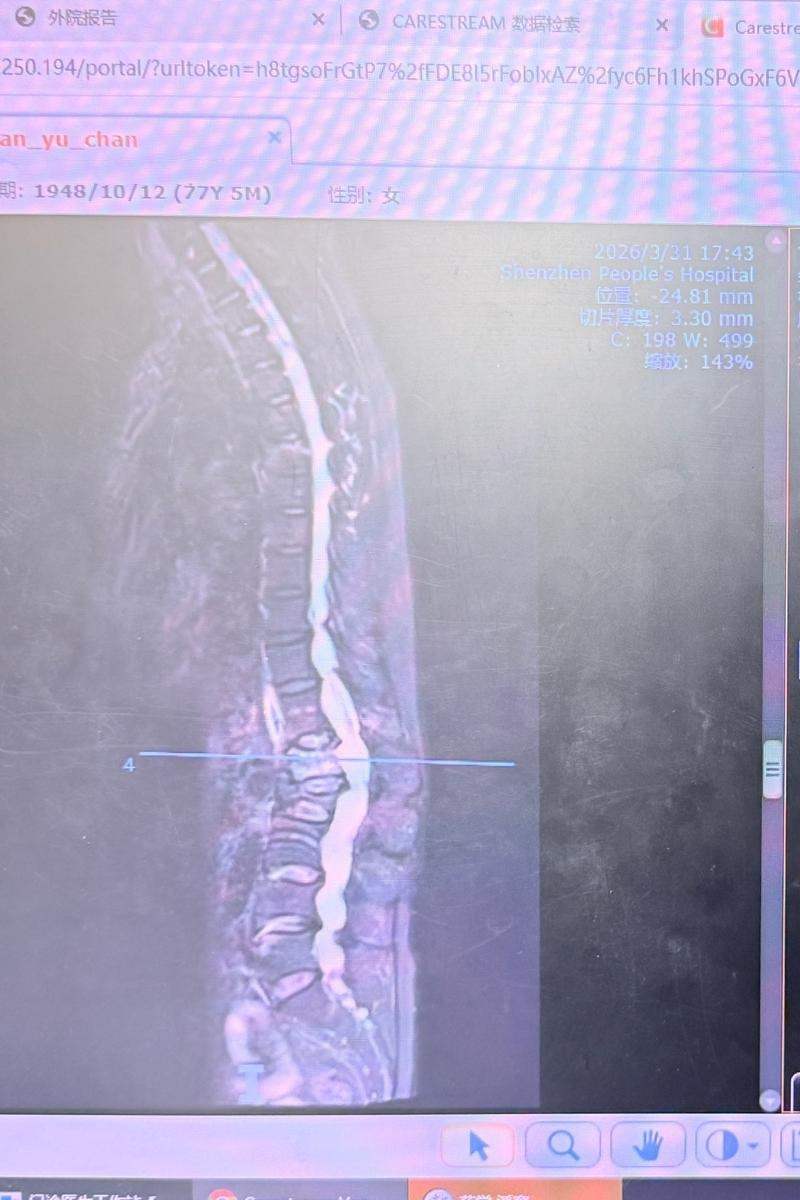
#> input picture temp/spine_pdf/important_2/00_ref_left.jpg, 800 x 1200 px, given in place of 511831d4-9407-48dc-bd5a-79d702e7b368.jpg, which was not available
$ python find_important.py
#> lines starting #> are read from the running program, lines starting #| are printed output that depends on the picture; pictures that were not available may be replaced by others from this repository, and a replacement may not be noted
#!/usr/bin/env python3
"""Fuzzy search for the 2 important images from the Carestream screenshot"""
import os
import numpy as np
from PIL import Image

REF_PATH = '/home/ubuntu/.openclaw/media/inbound/511831d4-9407-48dc-bd5a-79d702e7b368.jpg'
STUDY_DIR = '/home/ubuntu/.openclaw/workspace/data/temp/mri_spine/Patient-YUAN_YU_CHAN/Study-M26031103920-MR-whole-spine^SZ[20260331]'
OUT_DIR = '/home/ubuntu/.openclaw/workspace/data/temp/spine_pdf/important_2'
os.makedirs(OUT_DIR, exist_ok=True)

# Load reference image
ref = Image.open(REF_PATH).convert('RGB')
#> ref is the input picture: PIL image 800x1200 RGB; mean R, G, B 172.7, 166.5, 194.4
ref_np = np.array(ref)
h, w = ref_np.shape[:2]
#> h = 1200; w = 800

# Split left (sagittal) and right (axial) halves
left_ref = ref_np[:, :w//2]
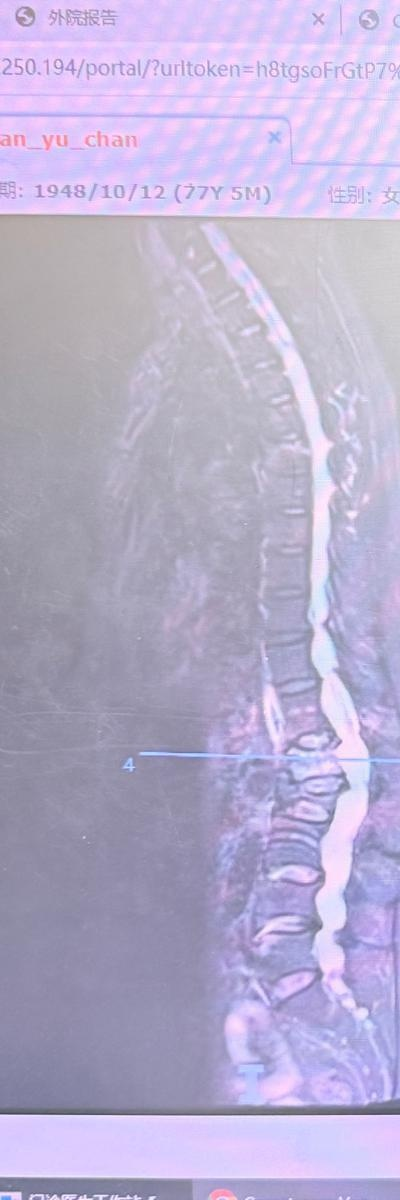
#> left_ref: shape (1200, 400, 3); mean R, G, B 184.7, 175.7, 207.5
right_ref = ref_np[:, w//2:]
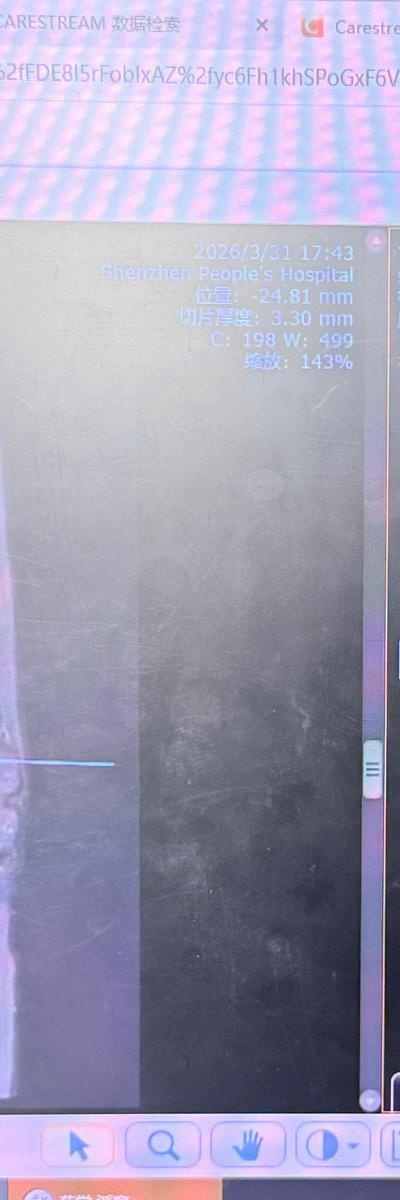
#> right_ref: shape (1200, 400, 3); mean R, G, B 160.8, 157.3, 181.3
print(f'Left (sagittal): {left_ref.shape}, Right (axial): {right_ref.shape}')
#| Left (sagittal): (1200, 400, 3), Right (axial): (1200, 400, 3)

# Resize each reference half to a common target size for comparison
TARGET = (256, 256)
left_256 = np.array(Image.fromarray(left_ref).resize(TARGET, Image.LANCZOS))
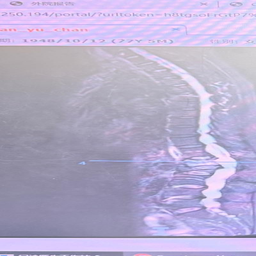
#> left_256: shape (256, 256, 3); mean R, G, B 184.7, 175.7, 207.4
right_256 = np.array(Image.fromarray(right_ref).resize(TARGET, Image.LANCZOS))
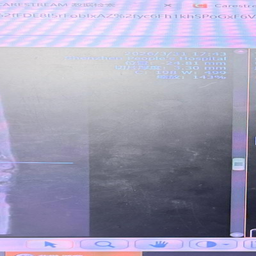
#> right_256: shape (256, 256, 3); mean R, G, B 160.8, 157.3, 181.3
print(f'References resized to {TARGET}')

def compute_features(img_np):
    """Compute structural + histogram features for fuzzy matching"""
    # Resize to common size
    img_256 = np.array(Image.fromarray(img_np).resize(TARGET, Image.LANCZOS))
    gray = np.array(Image.fromarray(img_256).convert('L')).astype(np.float32)
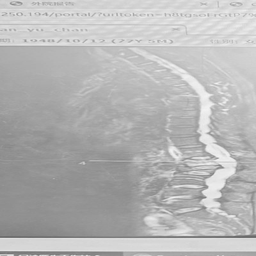
#> gray: shape (256, 256) float32; min 104, max 244, mean 182

    # Feature 1: 1D projection profile (vertical - sum along columns)
    v_profile = gray.sum(axis=0)  # 256 values
#> v_profile = 256 values, max 53449 at index 208, min 41971 at index 0, mean 46591
    v_profile = (v_profile - v_profile.mean()) / (v_profile.std() + 1e-8)
#> v_profile = 256 values, max 2.15 at index 208, min -1.45 at index 0, mean 2.98e-08

    # Feature 2: Histogram (64 bins)
    hist, _ = np.histogram(gray, bins=64, range=(0, 256))
#> hist = 64 values, max 5408 at index 36, min 0 at index 0, mean 1024
    hist = hist.astype(np.float32)
    hist /= (hist.sum() + 1e-8)
#> hist = 64 values, max 0.0825 at index 36, min 0 at index 0, mean 0.0156

    # Feature 3: Brightness distribution (bright pixels ratio)
    bright_ratio = (gray > 150).mean()
#> bright_ratio = 0.821

    return v_profile, hist, bright_ratio, gray

def img_similarity(img_np, ref_v, ref_h):
    """Compare image to reference using projection profile + histogram"""
    img_256 = np.array(Image.fromarray(img_np).resize(TARGET, Image.LANCZOS))
    gray = np.array(Image.fromarray(img_256).convert('L')).astype(np.float32)

    # Vertical projection profile
    v_profile = gray.sum(axis=0)
    v_profile = (v_profile - v_profile.mean()) / (v_profile.std() + 1e-8)
    proj_corr = max(0, np.corrcoef(v_profile, ref_v)[0, 1])

    # Histogram
    hist, _ = np.histogram(gray, bins=64, range=(0, 256))
    hist = hist.astype(np.float32)
    hist /= (hist.sum() + 1e-8)
    hist_sim = 1 - np.sum(np.abs(hist - ref_h))

    return proj_corr * 0.6 + hist_sim * 0.4, proj_corr, hist_sim

# Pre-compute reference features
#> (the run stopped early here; a loop or call above may not have finished)
